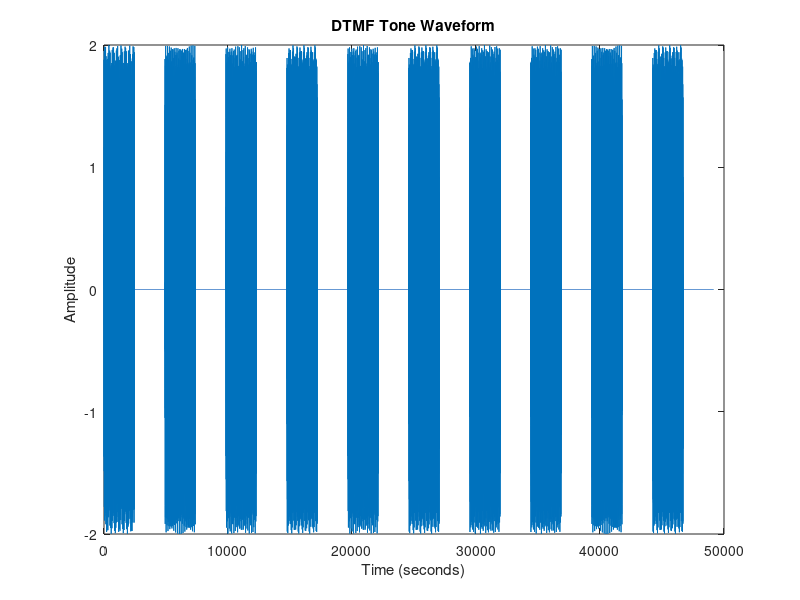

The MATLAB source for this figure:
% Carter Glynn
% 2023-02-24
% EECE3265 - DSP 2
% Lab 2 - Creating DTMF

%% LAB 2 - CODE

clear;

row = [697, 770, 852, 941];
col = [1209, 1336, 1477];

%        1209    1336    1477
%      =========================
% 697  |   1   |   2   |   3   |
%      =========================
% 770  |   4   |   5   |   6   |
%      =========================
% 852  |   7   |   8   |   9   |
%      =========================
% 941  |   #   |   0   |   *   |
%      =========================

fs = 8192;      % sample rate
dur = 0.3;      % duration of tone in seconds
t = 0:1/fs:dur; % creating time variable

rowNum = round(1 + (4-1).*rand(1,10));  % random num for row frequency
colNum = round(1 + (3-1).*rand(1,10));  % random num for column frequency
wave = [];                              % init waveform array

for n = 1:10 
    % generates random tone based on random numbers generated 
    % (ex. row(1) + column(3) = tone of number '7')
    tone = sin(2*pi*row(rowNum(n))*t) + sin(2*pi*col(colNum(n))*t);

    rest = sin(2*pi*0*t); % for ease of listening (not required)

    wave = [wave tone rest]; % concatenates tones into waveform + rest
end

soundsc(wave, fs); % plays waveform

% plots waveform
plot(wave);
xlabel('Time (seconds)');    
ylabel('Amplitude');
title('DTMF Tone Waveform');

%% LAB 2 - WRITTEN

% a) How are the received tones to be decoded?
% b) Can one tone be mistaken or “aliased” as another tone?
% Discussion: How is this system better/worse than the older pulse tone concept?

% a) The recieved tones are probably decoded using a few bandpass filters
%    to tes/isolate for the frequency options. After this I assume it's as
%    simple as using a lookup table 
%    (After looking through the notes, I've seen this is exactly how it's
%    done, lucky guess I suppose)

% b) The tones could be aliased if the sampling rate is too low, so we
%    should adhere to the Nyquist rule (Other than that I feel like these 
%    frequencies were chosen specifically to avoid harmonics, so it's 
%    probably pretty hard to get them mixed up) 

% Discussion: Generally, the only downsides to using DTMF is the potential
%             for aliasing, and the cost to manufacture a more complex 
%             dialing pad. The advantages are that it is far faster in 
%             terms or both user speed and pulse tone signaling speed. It 
%             is more accurate than pulse tones, where the user can input 
%             tones either too quickly or too slowly and it will confuse 
%             the receiving end. 


